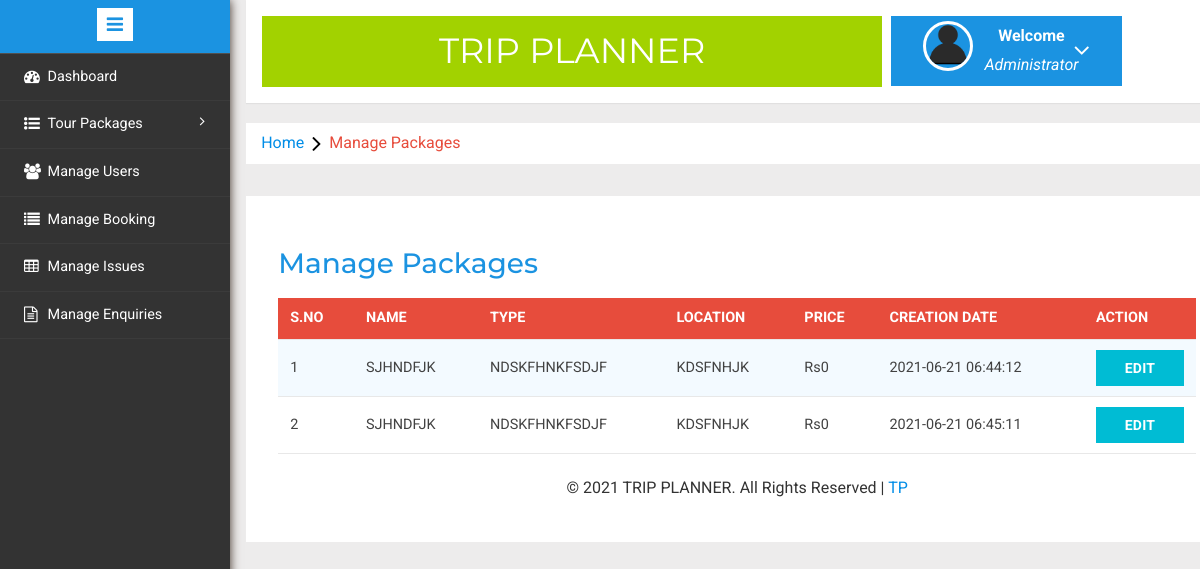
The app's page /trip-planner/admin/manage-packages.php with its own data.
### tables this page shows
CREATE TABLE `tourpackagestbl` (
  `PackageId` int(11) NOT NULL,
  `PackageName` varchar(200) DEFAULT NULL,
  `PackageType` varchar(150) DEFAULT NULL,
  `PackageLocation` varchar(100) DEFAULT NULL,
  `PackagePrice` int(11) DEFAULT NULL,
  `PackageFetures` varchar(255) DEFAULT NULL,
  `PackageDetails` mediumtext DEFAULT NULL,
  `PackageImage` varchar(100) DEFAULT NULL,
  `Creationdate` timestamp NULL DEFAULT current_timestamp(),
  `UpdationDate` timestamp NULL DEFAULT NULL ON UPDATE current_timestamp()
);

### trip-planner/admin/manage-packages.php (the view, shortened to what this page needs)
<?php
include('includes/config.php');
	?>
<!DOCTYPE HTML>
<html>
<head>
<link href="css/bootstrap.min.css" rel='stylesheet' type='text/css' />
<link href="css/style.css" rel='stylesheet' type='text/css' />
<link rel="stylesheet" href="css/morris.css" type="text/css"/>
<link href="css/font-awesome.css" rel="stylesheet">
<link rel="stylesheet" type="text/css" href="css/table-style.css" />
<link rel="stylesheet" type="text/css" href="css/basictable.css" />
<link rel="stylesheet" href="css/icon-font.min.css" type='text/css' />
</head>
<body>
   <div class="page-container">
<div class="left-content">
	   <div class="mother-grid-inner">
				<?php include('includes/header.php');?>
				</div>
<ol class="breadcrumb">
                <li class="breadcrumb-item"><a href="dashboard.php">Home</a><i class="fa fa-angle-right"></i>Manage Packages</li>
            </ol>
<div class="agile-grids">
<div class="agile-tables">
	<div class="w3l-table-info">
	<h2>Manage Packages</h2>
	<table id="table">
	<thead>
	<tr>
	<th>S.No</th>
	<th >Name</th>
	<th>Type</th>
	<th>Location</th>
	<th>Price</th>
	<th>Creation Date</th>
	<th>Action</th>
	</tr>
	</thead>
<tbody>
	<?php
	$select_query = "SELECT  * FROM tourpackagestbl ";
	$select_query_result = mysqli_query($con, $select_query) or die(mysqli_error($con));
	while ($row = mysqli_fetch_array($select_query_result)) {?>
		<tr>
		<td><?php echo $row['PackageId']; ?></td>
		<td><?php echo $row ['PackageName'];?></td>
		<td><?php echo $row['PackageType'];?></td>
		<td><?php echo $row['PackageLocation'];?></td>
		<td>Rs<?php echo $row['PackagePrice'];?></td>
		<td><?php echo $row['Creationdate'];?></td>
		<td><a href="update-package.php?pid=<?php echo $row['PackageId'];?>">
		<button type="button" class="btn btn-primary btn-block">EDIT</button></a></td>
</tr>
		<?php  }?>
	</tbody>
</table>
</div>
<?php include('includes/footer.php');?>
</div>
</div>
						<?php include('includes/sidebarmenu.php');?>
							</div>
</body>
</html>

### trip-planner/admin/css/table-style.css (style rules this page uses)
table { background: white; border-collapse: collapse; margin: 1.25em 0 0; width: 100%; }
table tr, table th, table td { border: none; border-bottom: 1px solid #e8e8e8; font-size: .95em; }
table th, table td { padding: 10px 12px; text-align: left; }
table th { background: #e74c3c; color: #fff; text-transform: uppercase; }
table tr td { background: #f3faff; color: #424242; }
table tr:nth-of-type(2n+2) td { background: #ffffff; }
table { width: 100%; }

### records on screen
tourpackagestbl: PackageId "1", PackageName "SJHNDFJK", PackageType "NDSKFHNKFSDJF", PackageLocation "KDSFNHJK", PackagePrice "0", Creationdate "2021-06-21 06:44:12"
tourpackagestbl: PackageId "2", PackageName "SJHNDFJK", PackageType "NDSKFHNKFSDJF", PackageLocation "KDSFNHJK", PackagePrice "0", Creationdate "2021-06-21 06:45:11"
